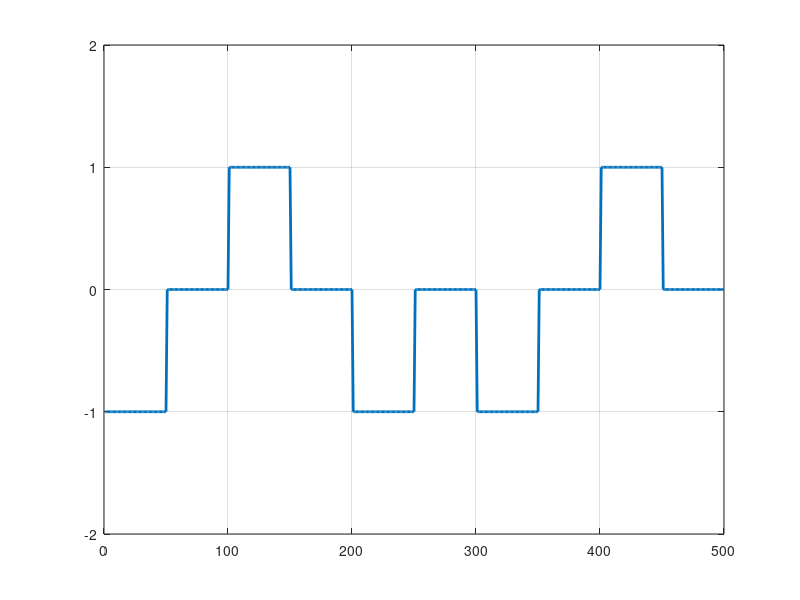

Reproduce this figure in MATLAB.
bits = [0 1 0 0 1];
n = 100;
x = [];
for b = bits
if b == 1
shape = [ones(1, n/2) zeros(1, n/2)];
else
shape = [-1*ones(1, n/2) zeros(1, n/2)];
end
x = [x shape];
end
plot(x, 'LineWidth', 2);
axis([0 length(x) -2 2]);
grid on;